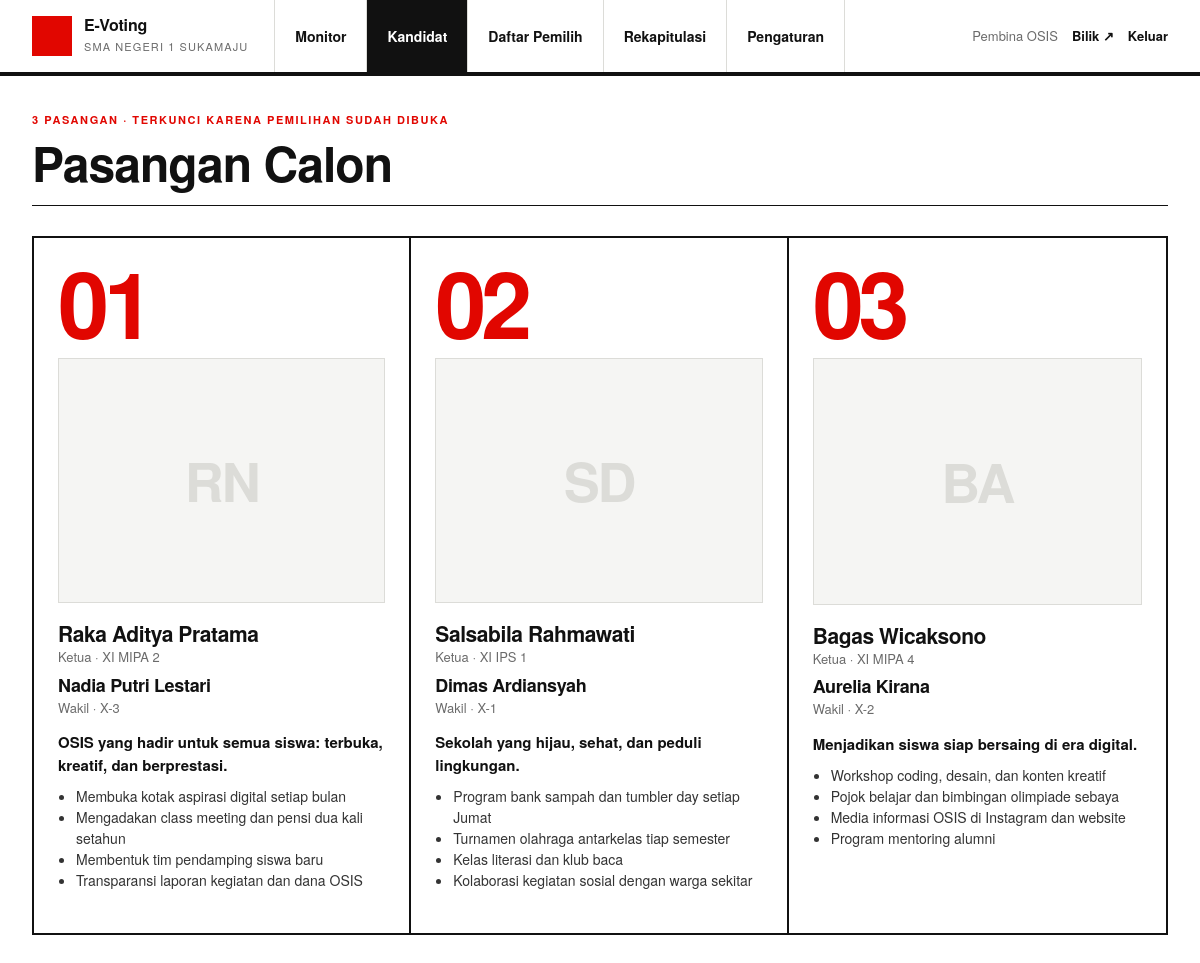
Screenshot of /index.php?page=kandidat (signed in) with the database file from the repository.
### tables this page shows
CREATE TABLE pengaturan (
  id INT PRIMARY KEY,
  nama_instansi VARCHAR(120) NOT NULL,
  hasil_publik TINYINT(1) NOT NULL DEFAULT 0    
);

CREATE TABLE kandidat (
  id INT AUTO_INCREMENT PRIMARY KEY,
  pemilihan_id INT NOT NULL,
  no_urut TINYINT NOT NULL,
  ketua VARCHAR(100) NOT NULL,
  kelas_ketua VARCHAR(20),
  wakil VARCHAR(100),
  kelas_wakil VARCHAR(20),
  visi TEXT,
  misi TEXT,
  foto VARCHAR(100),
  UNIQUE KEY uk_no (pemilihan_id, no_urut),
  FOREIGN KEY (pemilihan_id) REFERENCES pemilihan(id) ON DELETE CASCADE
);

### index.php (called while the page is built, shortened)
<?php
require __DIR__ . '/includes/bootstrap.php';
$routes = [
    'bilik'        => 'pages/bilik/index.php',
    'bilik.pilih'  => 'pages/bilik/pilih.php',
    'bilik.keluar' => 'pages/bilik/keluar.php',
    'hasil'        => 'pages/bilik/hasil.php',
    'login'        => 'pages/admin/login.php',
    'logout'       => 'pages/admin/logout.php',
    'dashboard'    => 'pages/admin/dashboard.php',
    'kandidat'     => 'pages/admin/kandidat.php',
    'pemilih'      => 'pages/admin/pemilih.php',
    'kartu'        => 'pages/admin/kartu.php',
    'rekap'        => 'pages/admin/rekap.php',
    'pengaturan'   => 'pages/admin/pengaturan.php',
];
$page = $_GET['page'] ?? 'bilik';
require __DIR__ . '/' . $routes[$page];

### pages/admin/kandidat.php (the view, shortened to what this page needs)
<?php
$p = pemilihan_aktif();
$terkunci = $p && status_pemilihan($p) !== 'belum';
$kandidat = $p ? q('SELECT * FROM kandidat WHERE pemilihan_id = ? ORDER BY no_urut', [$p['id']])->fetchAll() : [];
$title = 'Pasangan Calon';
$label = count($kandidat) . ' pasangan' . ($terkunci ? ' · terkunci karena pemilihan sudah dibuka' : '');
require __DIR__ . '/../../includes/header.php';
?>
<div class="candidates">
    <?php foreach ($kandidat as $k): ?>
        <div class="cand">
            <div class="no"><?= str_pad((string) $k['no_urut'], 2, '0', STR_PAD_LEFT) ?></div>
            <div class="photo"><?php if ($k['foto']): ?><img src="assets/uploads/<?= e($k['foto']) ?>" alt=""><?php else: ?><span class="ini"><?= e(strtoupper(substr($k['ketua'], 0, 1) . substr((string) $k['wakil'], 0, 1))) ?></span><?php endif; ?></div>
            <h3><?= e($k['ketua']) ?></h3><div class="sub">Ketua · <?= e($k['kelas_ketua']) ?></div>
            <?php if ($k['wakil']): ?><h3 style="margin-top:8px;font-size:18px"><?= e($k['wakil']) ?></h3><div class="sub">Wakil · <?= e($k['kelas_wakil']) ?></div><?php endif; ?>
            <div class="visi"><?= e($k['visi']) ?></div>
            <ul><?php foreach (array_filter(explode("\n", (string) $k['misi'])) as $m): ?><li><?= e(trim($m)) ?></li><?php endforeach; ?></ul>
        </div>
    <?php endforeach; ?>
</div>
<?php require __DIR__ . '/../../includes/footer.php'; ?>

### includes/header.php (shortened to what this page needs)
<?php
$nav = [['dashboard', 'Monitor'], ['kandidat', 'Kandidat'], ['pemilih', 'Daftar Pemilih'], ['rekap', 'Rekapitulasi']];
if (user()['role'] === 'admin') $nav[] = ['pengaturan', 'Pengaturan'];
$current = $_GET['page'] ?? 'dashboard';
?>
<!DOCTYPE html>
<html lang="id">
<head>
    <title><?= e($title ?? 'Monitor') ?> · E-Voting <?= e(setting()['nama_instansi']) ?></title>
    <link rel="stylesheet" href="assets/css/style.css">
</head>
<body>
<header class="top">
    <div class="top-inner">
        <div class="logo"><span class="sq"><?= icon('vote', 22) ?></span><div><strong>E-Voting</strong><small><?= e(setting()['nama_instansi']) ?></small></div></div>
        <nav><?php foreach ($nav as [$k, $l]): ?><a href="<?= url($k) ?>" class="<?= $current === $k ? 'active' : '' ?>"><?= $l ?></a><?php endforeach; ?></nav>
        <div class="who"><span class="muted"><?= e(user()['nama']) ?></span><a href="<?= url('bilik') ?>" target="_blank">Bilik &nearr;</a><a href="<?= url('logout') ?>">Keluar</a></div>
    </div>
</header>
<main class="wrap">
    <div class="hero">
        <div><span class="label"><?= e($label ?? 'Panel Panitia') ?></span><h1><?= e($title ?? 'Monitor') ?></h1></div>
    </div>

### assets/css/style.css (style rules this page uses)
:root { --white: #ffffff; --paper: #f5f5f3; --ink: #111111; --gray: #6b6b6b; --line: #111111; --hair: #dcdcd8; --red: #e10600; --red-soft: #fdecea; --green: #127a3e; --green-soft: #e7f5ec; --font: "Helvetica Neue", Helvetica, Arial, "Segoe UI", system-ui, sans-serif; }
* { box-sizing: border-box; }
body { margin: 0; background: var(--white); color: var(--ink); font: 15px/1.5 var(--font); }
a { color: var(--ink); }
.muted { color: var(--gray); }
h1, h2, h3 { margin: 0; font-weight: 800; letter-spacing: -.02em; }
.label { font-size: 11px; font-weight: 700; letter-spacing: .14em; text-transform: uppercase; }
.top { border-bottom: 4px solid var(--ink); }
.top-inner { max-width: 1320px; margin: 0 auto; padding: 0 32px; display: flex; align-items: stretch; gap: 0; min-height: 72px; }
.logo { display: flex; align-items: center; gap: 12px; padding-right: 26px; border-right: 1px solid var(--hair); }
.logo .sq { width: 40px; height: 40px; background: var(--red); color: #fff; display: grid; place-items: center; }
.logo strong { display: block; font-size: 16px; font-weight: 800; letter-spacing: -.01em; line-height: 1.1; }
.logo small { font-size: 11px; color: var(--gray); letter-spacing: .1em; text-transform: uppercase; }
.top nav { display: flex; flex: 1; }
.top nav a { display: flex; align-items: center; padding: 0 20px; text-decoration: none; font-weight: 700; font-size: 14px; border-right: 1px solid var(--hair); }
.top nav a.active { background: var(--ink); color: #fff; }
.top .who { display: flex; align-items: center; gap: 14px; padding-left: 22px; font-size: 13px; }
.top .who a { text-decoration: none; font-weight: 700; }
.wrap { max-width: 1320px; margin: 0 auto; padding: 36px 32px 60px; }
.hero { display: grid; grid-template-columns: 1fr auto; gap: 20px; align-items: end; border-bottom: 1px solid var(--ink); padding-bottom: 18px; margin-bottom: 30px; }
.hero h1 { font-size: 48px; line-height: 1; }
.hero .label { color: var(--red); margin-bottom: 10px; display: block; }
.candidates { display: grid; grid-template-columns: repeat(auto-fit, minmax(280px, 1fr)); gap: 0; border: 2px solid var(--ink); }
.cand { border-right: 2px solid var(--ink); padding: 24px; display: flex; flex-direction: column; background: #fff; position: relative; }
.cand:last-child { border-right: 0; }
.cand .no { font-size: 92px; font-weight: 800; line-height: .85; letter-spacing: -.06em; color: var(--red); }
.cand .photo { aspect-ratio: 4 / 3; background: var(--paper); margin: 18px 0; display: grid; place-items: center; overflow: hidden; border: 1px solid var(--hair); }
.cand .photo .ini { font-size: 54px; font-weight: 800; color: var(--hair); letter-spacing: -.04em; }
.cand h3 { font-size: 21px; line-height: 1.15; }
.cand .sub { color: var(--gray); font-size: 13px; margin-top: 2px; }
.cand .visi { margin: 14px 0 10px; font-weight: 600; }
.cand ul { margin: 0 0 18px; padding-left: 18px; color: #333; font-size: 14px; }

### rows the page displays
pengaturan: nama_instansi "SMA NEGERI 1 SUKAMAJU"
kandidat: no_urut "01", ketua+wakil "RN", ketua "Raka Aditya Pratama", kelas_ketua "XI MIPA 2", wakil "Nadia Putri Lestari", kelas_wakil "X-3", visi "OSIS yang hadir untuk semua siswa: terbuka, kreatif, dan berprestasi.", misi "Membuka kotak aspirasi digital setiap bulan", misi "Mengadakan class meeting dan pensi dua kali setahun", misi "Membentuk tim pendamping siswa baru", misi "Transparansi laporan kegiatan dan dana OSIS"
kandidat: no_urut "02", ketua+wakil "SD", ketua "Salsabila Rahmawati", kelas_ketua "XI IPS 1", wakil "Dimas Ardiansyah", kelas_wakil "X-1", visi "Sekolah yang hijau, sehat, dan peduli lingkungan.", misi "Program bank sampah dan tumbler day setiap Jumat", misi "Turnamen olahraga antarkelas tiap semester", misi "Kelas literasi dan klub baca", misi "Kolaborasi kegiatan sosial dengan warga sekitar"
kandidat: no_urut "03", ketua+wakil "BA", ketua "Bagas Wicaksono", kelas_ketua "XI MIPA 4", wakil "Aurelia Kirana", kelas_wakil "X-2", visi "Menjadikan siswa siap bersaing di era digital.", misi "Workshop coding, desain, dan konten kreatif", misi "Pojok belajar dan bimbingan olimpiade sebaya", misi "Media informasi OSIS di Instagram dan website", misi "Program mentoring alumni"

### other values shown
$l "Monitor"
$l "Kandidat"
$l "Daftar Pemilih"
$l "Rekapitulasi"
$l "Pengaturan"
user()['nama'] "Pembina OSIS"
$label "3 PASANGAN · TERKUNCI KARENA PEMILIHAN SUDAH DIBUKA"
$title "Pasangan Calon"
